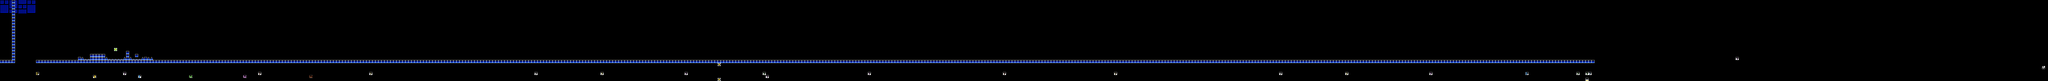

A 2D game scene composited from a Tiled map and its tileset images. What follows is a short description and the map's XML, with each tile layer's data collapsed to a summary:
An orthogonal 682x27 tile map with 16x16 px tiles, 2 tile layers (SP, ...), 2 tilesets, 2 image layers.

<map version="1.10" tiledversion="1.11.2" orientation="orthogonal" renderorder="right-down" width="682" height="27" tilewidth="16" tileheight="16" infinite="0" nextlayerid="5" nextobjectid="1">
 <editorsettings>
  <chunksize width="16" height="27" />
  <export target="test2.csv" format="csv" />
 </editorsettings>
 <tileset firstgid="1" name="famidash" tilewidth="16" tileheight="16" tilecount="256" columns="16">
  <image source="../../../GRAPHICS/famidash.bmp" width="256" height="256" />
 </tileset>
 <tileset firstgid="257" name="sprites" tilewidth="16" tileheight="16" tilecount="256" columns="16">
  <image source="../../../GRAPHICS/sprites.png" width="256" height="256" />
 </tileset>
 <imagelayer id="3" name="Image Layer 1" parallaxx="0.9" parallaxy="0.9" repeatx="1" repeaty="1"><image source="../../../GRAPHICS/Old/parallax Blue.bmp" width="192" height="72" /></imagelayer><imagelayer id="4" name="Image Layer 2" offsetx="0" offsety="432" repeatx="1"><image source="../../../GRAPHICS/ground.bmp" width="80" height="32" /></imagelayer><layer id="1" width="682" height="27">
  <data>[18414 cells, 18414 non-empty, 5 distinct tile ids]</data>
 </layer>
 <layer id="2" name="SP" width="682" height="27">
  <data>[18414 cells, 30 non-empty, 20 distinct tile ids]</data>
 </layer>
</map>
